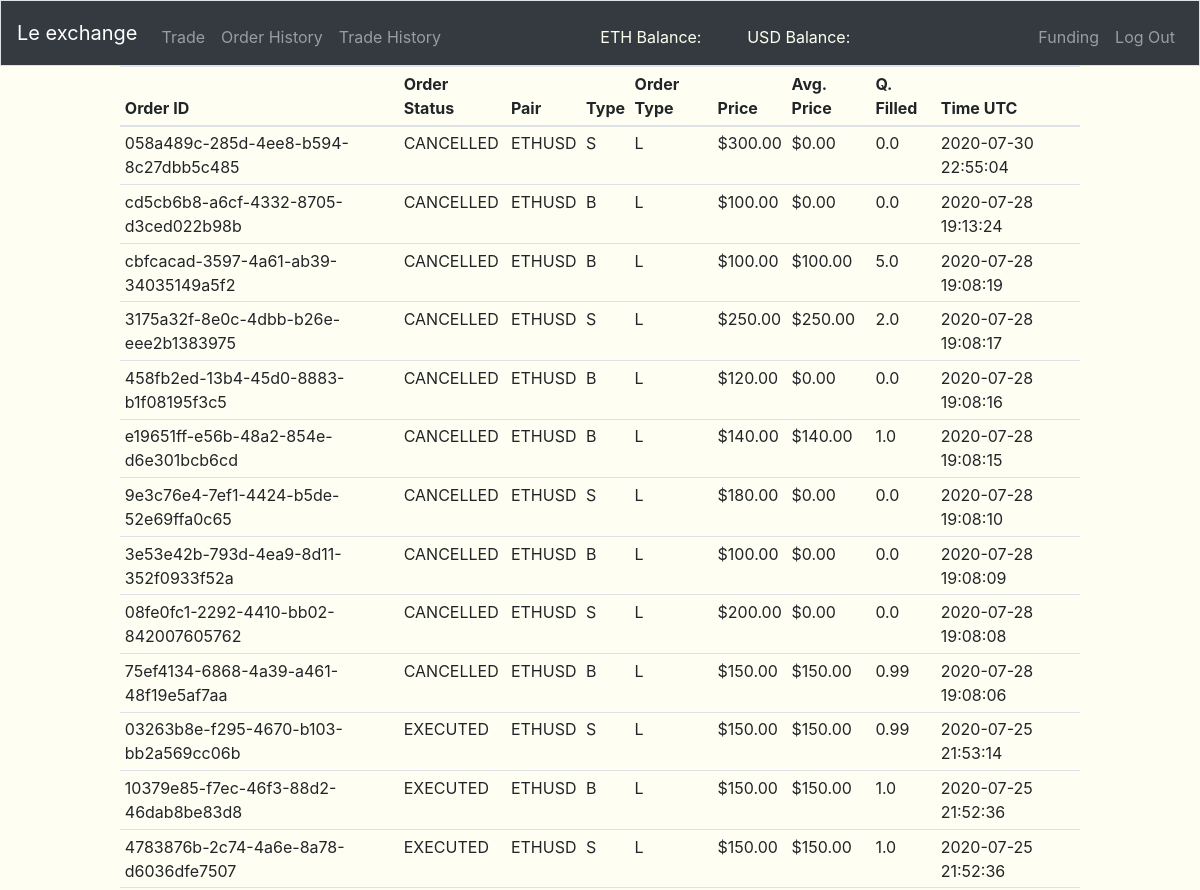
/order-history (signed in, upper part), run on an earlier commit of the app's database.
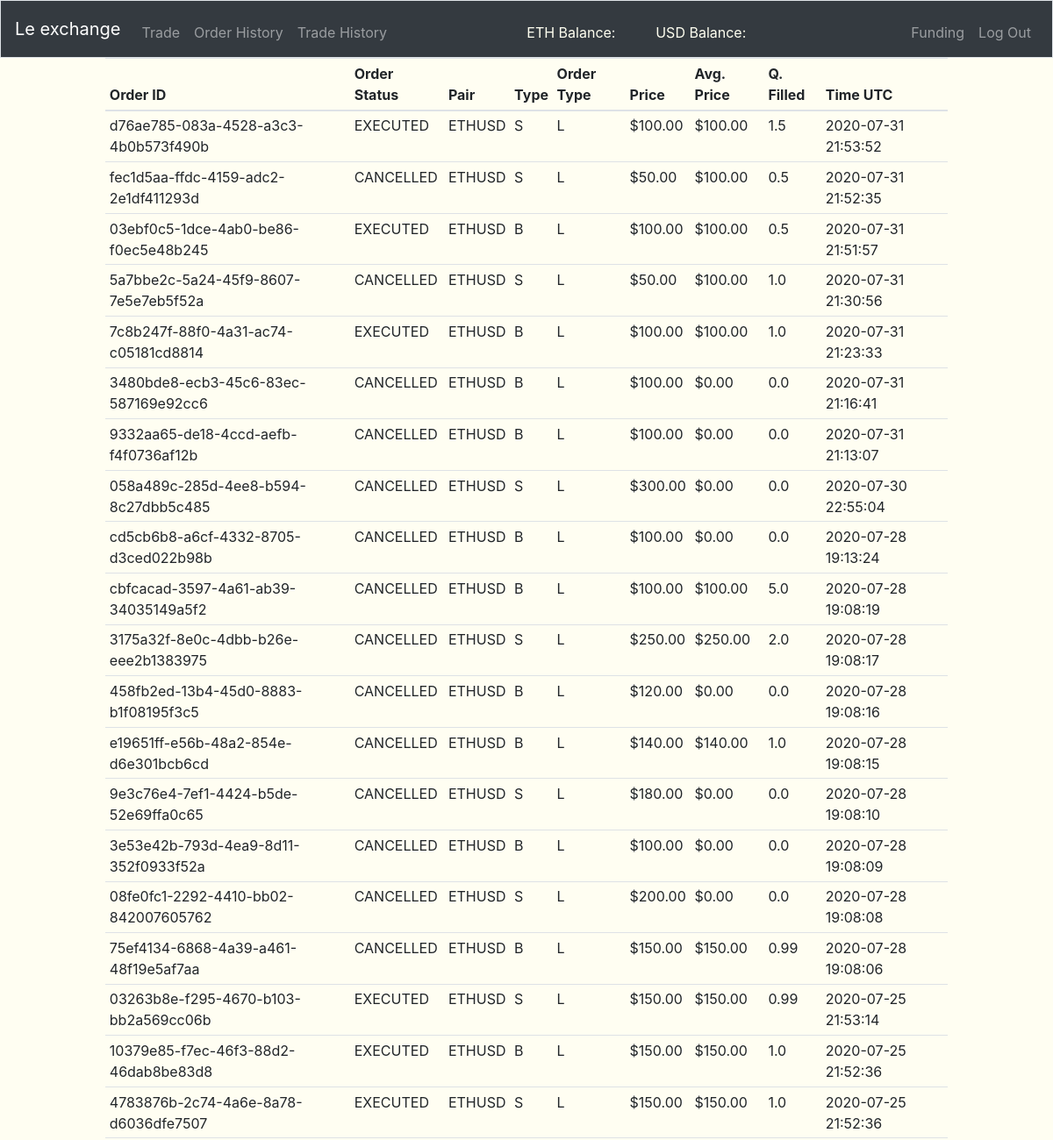
And on a later commit of the database.
### tables this page shows
CREATE TABLE "order_history" (
	"order_id"	VARCHAR(255) NOT NULL,
	"user_id"	INTEGER NOT NULL,
	"pair"	VARCHAR(255) NOT NULL,
	"type"	CHAR(1) NOT NULL,
	"ordertype"	CHAR(1) NOT NULL,
	"price"	REAL NOT NULL,
	"avg_price"	REAL NOT NULL,
	"quantity_filled"	REAL NOT NULL,
	"time"	INTEGER NOT NULL,
	"status"	TEXT NOT NULL,
	PRIMARY KEY("order_id")
);

### views.py (the view)
@app.route('/order-history', methods=["GET"])
@login_required
def order_history():
    order_history = db.execute(
        "SELECT * FROM order_history WHERE user_id = :id ORDER BY time DESC", id=session["user_id"])
    return render_template("history.html", order_history=order_history)

### app.py (called while the page is built)
@app.after_request
def after_request(response):
    response.headers["Cache-Control"] = "no-cache, no-store, must-revalidate"
    response.headers["Expires"] = 0
    response.headers["Pragma"] = "no-cache"
    return response

### helper.py (called while the page is built)
def login_required(f):
    @wraps(f)
    def decorated_function(*args, **kwargs):
        if session.get("user_id") is None:
            return redirect("/login"), 403
        return f(*args, **kwargs)
    return decorated_function

def usd(value):
    return f"${value:,.2f}"

def timeformater(time):
    return datetime.datetime.utcfromtimestamp(time)

### templates/history.html (shortened to what this page needs)
{% extends "layout.html" %}
{% block main %}
<table class="table table-hover table-sm" style="width: 80%; margin-left: auto; margin-right: auto;">
  <thead s>
    <tr>
      <th scope="col">Order ID</th>
      <th scope="col">Order Status</th>
      <th scope="col">Pair</th>
      <th scope="col">Type</th>
      <th scope="col">Order Type</th>
      <th scope="col">Price</th>
      <th scope="col">Avg. Price</th>
      <th scope="col">Q. Filled</th>
      <th scope="col">Time UTC</th>
    </tr>
  </thead>
  <tbody>
    {% for i in order_history %}
      <tr>
        <td>{{i.order_id}}</td>
        <td>{{i.status}}</td>
        <td>{{i.pair}}</td>
        <td>{{i.type}}</td>
        <td>{{i.ordertype}}</td>
        <td>{{i.price|usd}}</td>
        <td>{{i.avg_price|usd}}</td>
        <td>{{i.quantity_filled}}</td>
        <td>{{i.time|timeformater}}</td>
      </tr>
    {% endfor %}
  </tbody>
</table>
{% endblock %}

What changed in the data, as far as the page shows it:
added order_history: order_id "d76ae785-083a-4528-a3c3-4b0b573f490b", status "EXECUTED", pair "ETHUSD", type "S", ordertype "L", price "$100.00", avg_price "$100.00", quantity_filled "1.5", time "2020-07-31 21:53:52"
added order_history: order_id "fec1d5aa-ffdc-4159-adc2-2e1df411293d", status "CANCELLED", pair "ETHUSD", type "S", ordertype "L", price "$50.00", avg_price "$100.00", quantity_filled "0.5", time "2020-07-31 21:52:35"
added order_history: order_id "03ebf0c5-1dce-4ab0-be86-f0ec5e48b245", status "EXECUTED", pair "ETHUSD", type "B", ordertype "L", price "$100.00", avg_price "$100.00", quantity_filled "0.5", time "2020-07-31 21:51:57"
added order_history: order_id "5a7bbe2c-5a24-45f9-8607-7e5e7eb5f52a", status "CANCELLED", pair "ETHUSD", type "S", ordertype "L", price "$50.00", avg_price "$100.00", quantity_filled "1.0", time "2020-07-31 21:30:56"
added order_history: order_id "7c8b247f-88f0-4a31-ac74-c05181cd8814", status "EXECUTED", pair "ETHUSD", type "B", ordertype "L", price "$100.00", avg_price "$100.00", quantity_filled "1.0", time "2020-07-31 21:23:33"
added order_history: order_id "3480bde8-ecb3-45c6-83ec-587169e92cc6", status "CANCELLED", pair "ETHUSD", type "B", ordertype "L", price "$100.00", avg_price "$0.00", quantity_filled "0.0", time "2020-07-31 21:16:41"
added order_history: order_id "9332aa65-de18-4ccd-aefb-f4f0736af12b", status "CANCELLED", pair "ETHUSD", type "B", ordertype "L", price "$100.00", avg_price "$0.00", quantity_filled "0.0", time "2020-07-31 21:13:07"
